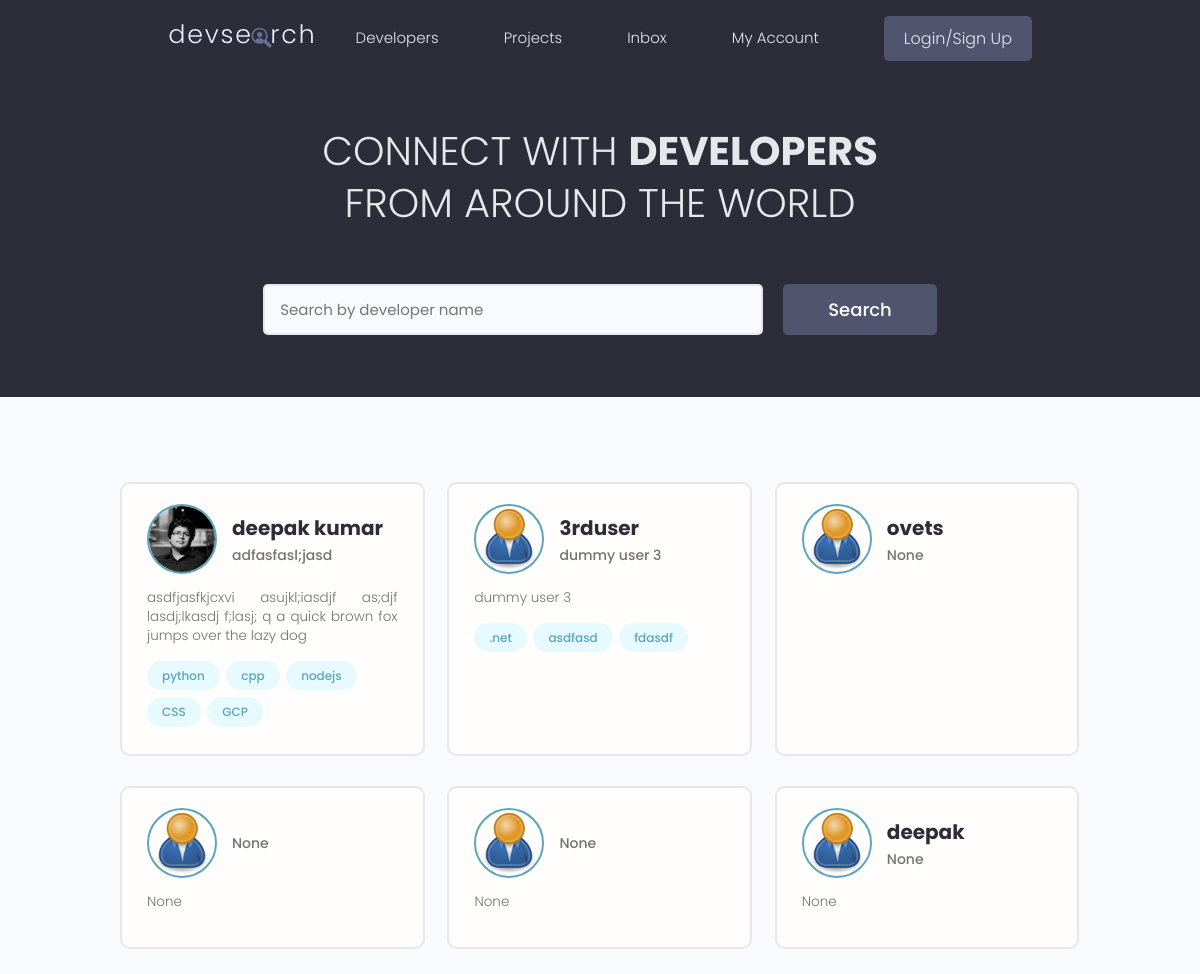
Before: / with the older database file.
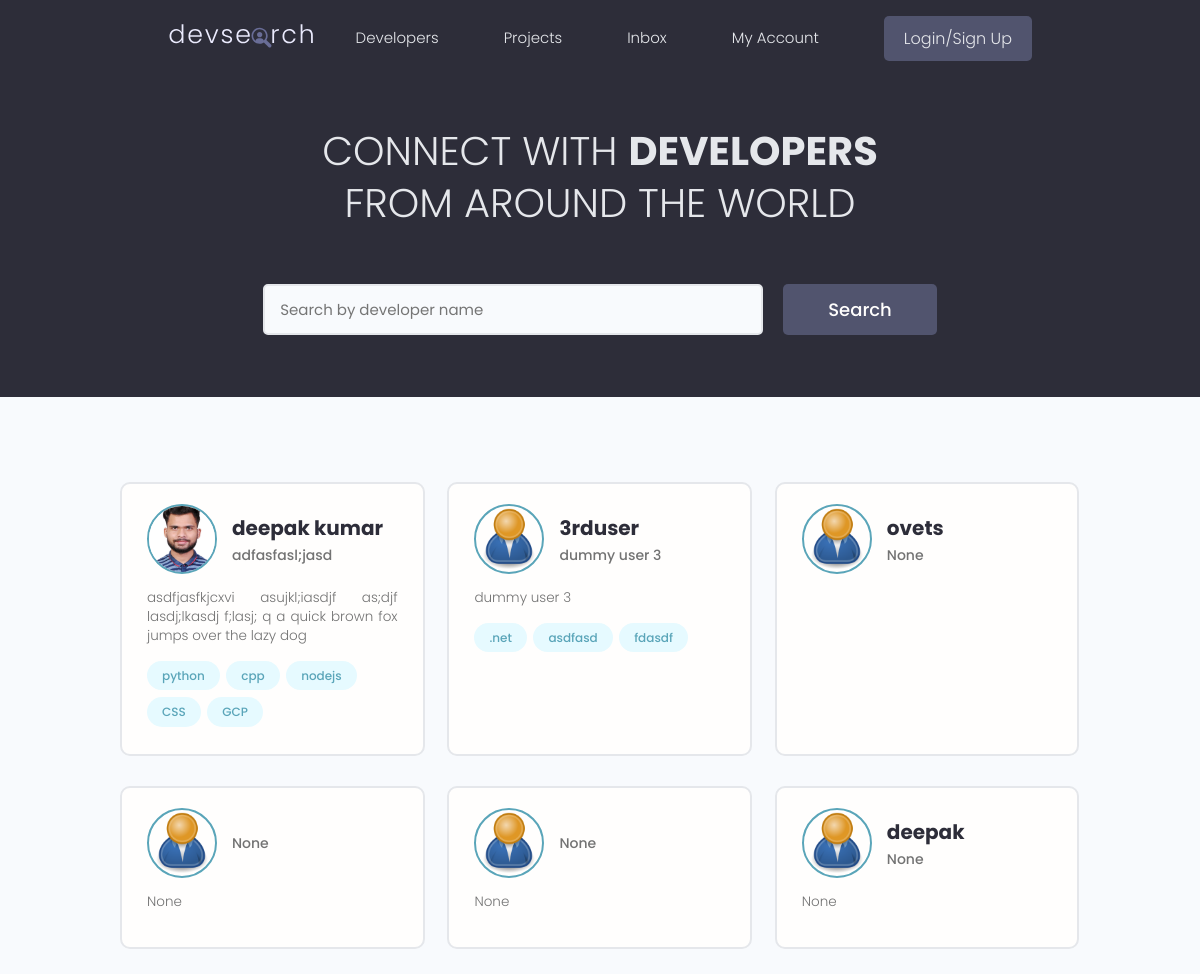
After: the same page with the newer database file.
### users/models.py (models this page shows, shortened)
class Profile(models.Model):
    user = models.OneToOneField(User, on_delete=models.CASCADE,null=True, blank=True)
    name = models.CharField(max_length=200, blank=True, null=True)
    email = models.EmailField(max_length=500, blank=True, null=True)
    username = models.CharField(max_length=200, blank=True, null=True)
    location = models.CharField(max_length=200, blank=True, null=True)
    short_intro = models.CharField(max_length=200, blank=True, null=True)
    bio = models.TextField(blank=True, null=True)
    profile_image = models.ImageField(null=True, blank=True, upload_to='profiles/', default="profiles/user-default.png")
    social_github = models.CharField(max_length=200, blank=True, null=True)
    social_twitter = models.CharField(max_length=200, blank=True, null=True)
    social_linkedin = models.CharField(max_length=200, blank=True, null=True)
    social_youtube = models.CharField(max_length=200, blank=True, null=True)
    social_website = models.CharField(max_length=200, blank=True, null=True)
    created = models.DateTimeField(auto_now_add=True)
    id = models.UUIDField(default=uuid.uuid4, unique=True, primary_key=True, editable=False)

### users/views.py (the view)
# urls.py: path('', views.profiles, name="profiles"),
def profiles(request):
    profiles = Profile.objects.all()
    context = {'profiles':profiles}
    return render(request, 'users/profiles.html', context)

### users/models.py (called while the page is built)
    def __str__(self) -> str:
        return str(self.name)

### users/templates/users/profiles.html (shortened to what this page needs)
{% extends 'main.html' %}
{% block content %}
<main class="home">
    <section class="hero-section text-center">
        <div class="container container--narrow">
            <div class="hero-section__box">
                <h2>CONNECT WITH <span>DEVELOPERS</span></h2>
                <h2>FROM AROUND THE WORLD</h2>
            </div>
            <div class="hero-section__search">
                <form class="form" action="#" method="get">
                    <div class="form__field">
                        <input class="input input--text" id="formInput#search" type="text" name="text"
                        placeholder="Search by developer name" />
                    </div>
                    <input class="btn btn--sub btn--lg" type="submit" value="Search" />
                </form>
            </div>
        </div>
    </section>
    <section class="devlist">
        <div class="container">
            <div class="grid grid--three">
                {% for profile in profiles %}
                <div class="column card">
                    <div class="dev">
                        <a href="{% url 'user-profile' profile.id %}" class="card__body">
                            <div class="dev__profile">
                                <img class="avatar avatar--md" src="{{ profile.profile_image.url }}" alt="image" />
                                <div class="dev__meta">
                                    <h3>{{ profile.name }}</h3>
                                    <h5>{{ profile.short_intro|slice:"60" }}</h5>
                                </div>
                            </div>
                            <p class="dev__info">{{ profile.bio|slice:"150" }}</p>
                            <div class="dev__skills">
                                {% for skill in profile.skill_set.all|slice:"5" %}
                                <span class="tag tag--pill tag--main">
                                    <small>{{ skill }}</small>
                                </span>
                                {% endfor %}
                            </div>
                        </a>
                    </div>
                </div>
                {% endfor %}
            </div>
        </div>
    </section>
</main>
{% endblock content %}

Changed rows visible on the page:
changed Profile "deepak kumar": profile_image: a different picture
